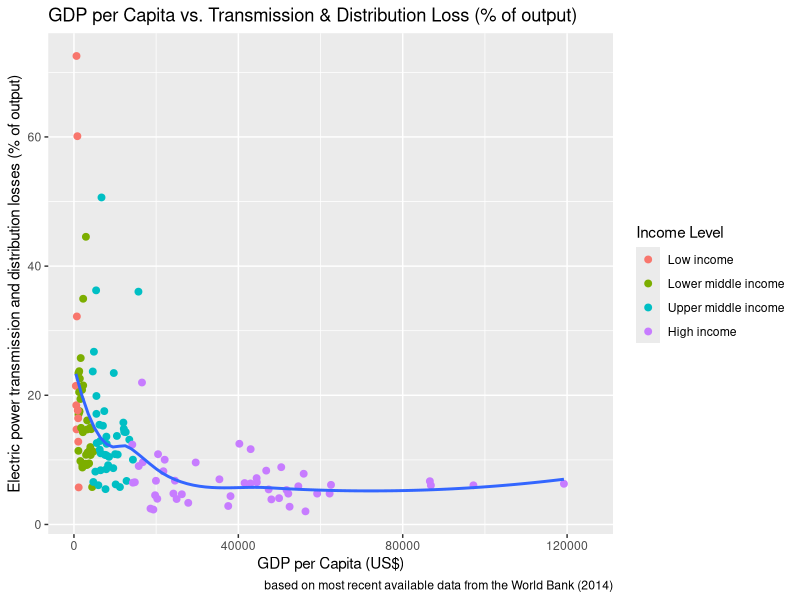
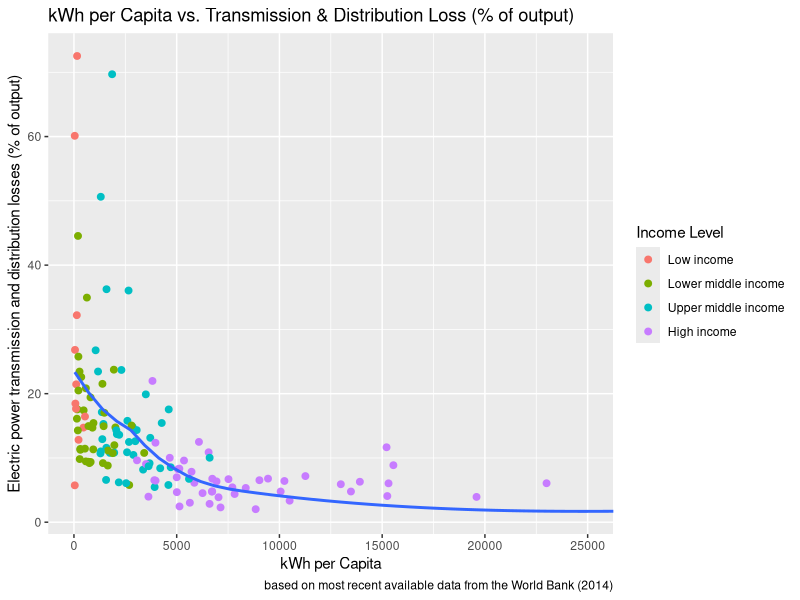
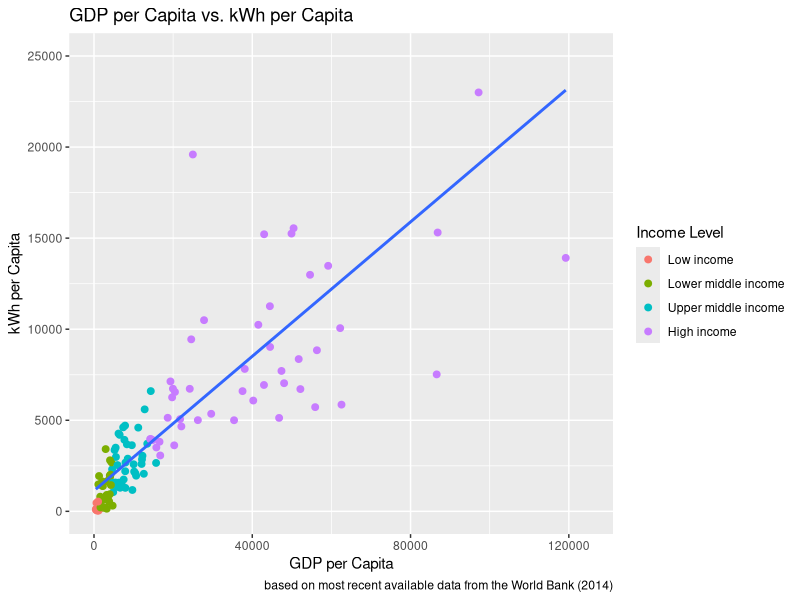
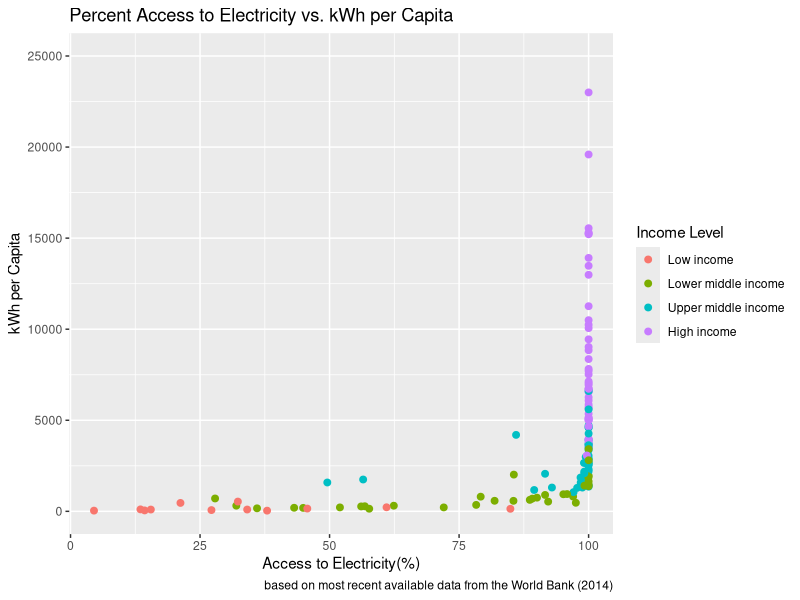

Write the R code that produced these figures, in order.
# C. McClintock
# Electricity Theft
# Feb. 21st, 2018

# ......................................................................................................

# DATA IMPORT & CLEANING

# set up
getwd()
setwd("/Users/charmed33/R/HultPrize2018")

# libraries
library(tidyverse)
library(dplyr)

# read in the data, all from the world bank
powerloss <- read_csv("electric_loss.csv", skip = 4) 
# Electric power transmission and distribution losses (% of output)
access <- read_csv("access.csv", skip = 4) 
# Access to electricity (% of population)
population <- read_csv("population.csv", skip = 4)
# Population, total
kwh <- read_csv("kwhpercap.csv", skip = 4)
# Electric power consumption (kWh per capita)
gdp <- read_csv("gdp.csv", skip = 4)
# GDP (current US$)
countries <- read_csv("wb_countrydata.csv")

# change some names, use data from 2014, last available
colnames(powerloss)[colnames(powerloss)=="Country Name"] <- "country"
colnames(powerloss)[colnames(powerloss)=="Country Code"] <- "country_code"
colnames(powerloss)[colnames(powerloss)=="2014"] <- "percentloss"

colnames(population)[colnames(population)=="Country Name"] <- "country"
colnames(population)[colnames(population)=="Country Code"] <- "country_code"
colnames(population)[colnames(population)=="2014"] <- "population"

colnames(gdp)[colnames(gdp)=="Country Name"] <- "country"
colnames(gdp)[colnames(gdp)=="Country Code"] <- "country_code"
colnames(gdp)[colnames(gdp)=="2014"] <- "gdp"

colnames(kwh)[colnames(kwh)=="Country Name"] <- "country"
colnames(kwh)[colnames(kwh)=="Country Code"] <- "country_code"
colnames(kwh)[colnames(kwh)=="2014"] <- "kwh"

colnames(access)[colnames(access)=="Country Name"] <- "country"
colnames(access)[colnames(access)=="Country Code"] <- "country_code"
colnames(access)[colnames(access)=="2014"] <- "access"

names(countries) <- c("country_code","region","income_group","country")


# select the 2014 data
powerloss <- select(powerloss, country, country_code, percentloss)
population <- select(population, country, country_code, population)
gdp <- select(gdp, country, country_code, gdp)
kwh <- select(kwh, country, country_code, kwh)
access <- select(access, country, country_code, access)

# merge it all together
power <- left_join(powerloss, countries, by = c("country_code" = "country_code","country" = "country"))
power <- left_join(power, population, by = c("country_code" = "country_code", "country" = "country"))
power <- left_join(power, gdp, by = c("country_code" = "country_code", "country" = "country"))
power <- left_join(power, kwh, by = c("country_code" = "country_code", "country" = "country"))
power <- left_join(power, access, by = c("country_code" = "country_code", "country" = "country"))

power <- select(power, country, country_code, region, income_group, gdp, population, everything())
power <- mutate(power, gdp_percap = gdp / population)
power <- power[complete.cases(power[ , 3]),]
power$income_group <- as.factor(power$income_group)
power <- mutate(power,
                income_group=fct_relevel(income_group,
                  "Low income",
                  "Lower middle income",
                  "Upper middle income",
                  "High income"))

# .......................................................................................................

# EXPLORATORY DATA ANALYSIS

# how much electricity is being lost?
summary(power$percentloss) # average of 13 percent loss, much higher in poor countries
summary(power$gdp_percap)

# how does that vary by income group?

## average use by income group
kwhbyincome <- as.data.frame(power %>% 
                                   group_by(income_group) %>% 
                                   summarise(mean(kwh, na.rm = TRUE)))

## average percent loss by income group
percentbyincome <- as.data.frame(power %>% 
             group_by(income_group) %>% 
              summarise(mean(percentloss, na.rm = TRUE)))

## number of countries in each income group
numbyincome <- as.data.frame(power %>% 
             group_by(income_group) %>% 
             summarise(byincome = n()))

# generalized linear models #### ADD COMMENTED SUMMARIES

# gdp per capita vs. percent loss
gdp_percentloss <- glm(gdp_percap ~ percentloss, data = power)
summary(gdp_percentloss) 

# kwh per capita vs. percent loss
percentloss_kwh <-  glm(kwh ~ percentloss, data = power)
summary(percentloss_kwh)

# kwh per capita vs. gdp per capita
gdp_kwh <-  glm(gdp_percap ~ kwh, data = power)
summary(gdp_kwh)

# access vs. loss
access_loss <- glm(access ~ kwh, data = power)
summary(access_loss)

# ......................................................................................................

# VISUALIZATION

# gdp per capita vs. percent loss
ggplot(data = power, mapping = aes(gdp_percap, percentloss, na.rm = TRUE)) + 
  geom_point(aes(colour = factor(income_group)), size = 2) + geom_smooth(se = FALSE) +
  coord_cartesian(xlim = c(0, 125000)) + labs(colour = "Income Level", 
       title = "GDP per Capita vs. Transmission & Distribution Loss (% of output)", 
       caption = "based on most recent available data from the World Bank (2014)",
       x = "GDP per Capita (US$)", 
       y = "Electric power transmission and distribution losses (% of output)")

# kwh per capita vs. percent loss
ggplot(data = power, mapping = aes(kwh, percentloss, na.rm = TRUE)) + 
  geom_point(aes(colour = factor(income_group)), size = 2) + geom_smooth(se = FALSE) +
  coord_cartesian(xlim = c(0, 25000)) + labs(colour = "Income Level", 
       title = "kWh per Capita vs. Transmission & Distribution Loss (% of output)", 
       caption = "based on most recent available data from the World Bank (2014)",
       x = "kWh per Capita", 
       y = "Electric power transmission and distribution losses (% of output)")

# kwh per capita vs. gdp per capita
ggplot(data = power, mapping = aes(gdp_percap, kwh), na.rm = TRUE) + 
  geom_point(aes(colour = factor(income_group)), size = 2) + 
  geom_smooth(method = "lm", se = FALSE) + coord_cartesian(xlim = c(0,125000), 
  ylim=c(0,25000)) + labs(colour = "Income Level", 
       title = "GDP per Capita vs. kWh per Capita", 
       caption = "based on most recent available data from the World Bank (2014)",
       x = "GDP per Capita", 
       y = "kWh per Capita")

# kwh per capita vs. percent access
ggplot(data = power, mapping = aes(access, kwh), na.rm = TRUE) + 
  geom_point(aes(colour = factor(income_group)), size = 2) + 
  coord_cartesian(ylim = c(0,25000)) + 
  labs(colour = "Income Level", 
       title = "Percent Access to Electricity vs. kWh per Capita", 
       caption = "based on most recent available data from the World Bank (2014)",
       x = "Access to Electricity(%)", 
       y = "kWh per Capita")






